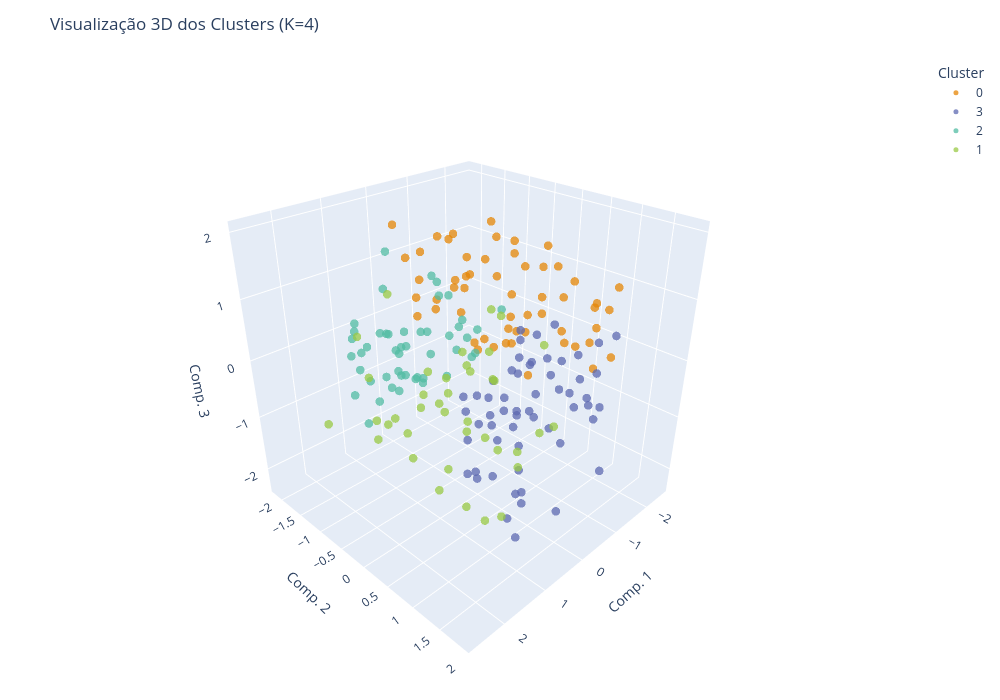

The notebook cell this image was saved under:
### Code cell
# 1. PCA para 3 componentes
pca_3d = PCA(n_components=3, random_state=42)
components_3d = pca_3d.fit_transform(X_prepared)

# 2. DataFrame para visualização
df_pca_3d = pd.DataFrame(components_3d, columns=['PC1', 'PC2', 'PC3'])
df_pca_3d['Cluster'] = df_testes['Cluster_K4'].astype(str)

# 3. Gráfico 3D melhorado
fig = px.scatter_3d(
    df_pca_3d,
    x='PC1',
    y='PC2',
    z='PC3',
    color='Cluster',
    title='Visualização 3D dos Clusters (K=4)',
    labels={'PC1': 'Comp. 1', 'PC2': 'Comp. 2', 'PC3': 'Comp. 3'},
    opacity=0.75,
    color_discrete_sequence=px.colors.qualitative.Vivid
)

fig.update_traces(marker=dict(size=5))

fig.update_layout(
    width=1000,
    height=700,
    margin=dict(l=20, r=20, t=60, b=20),
    legend_title_text='Cluster',
    scene=dict(
        xaxis_title='Comp. 1',
        yaxis_title='Comp. 2',
        zaxis_title='Comp. 3',
        aspectmode='cube',
        camera=dict(eye=dict(x=1.5, y=1.5, z=1.2))
    )
)

fig.write_html(FIGURES_DIR / "clusters_3d_pca.html")
fig.show()
